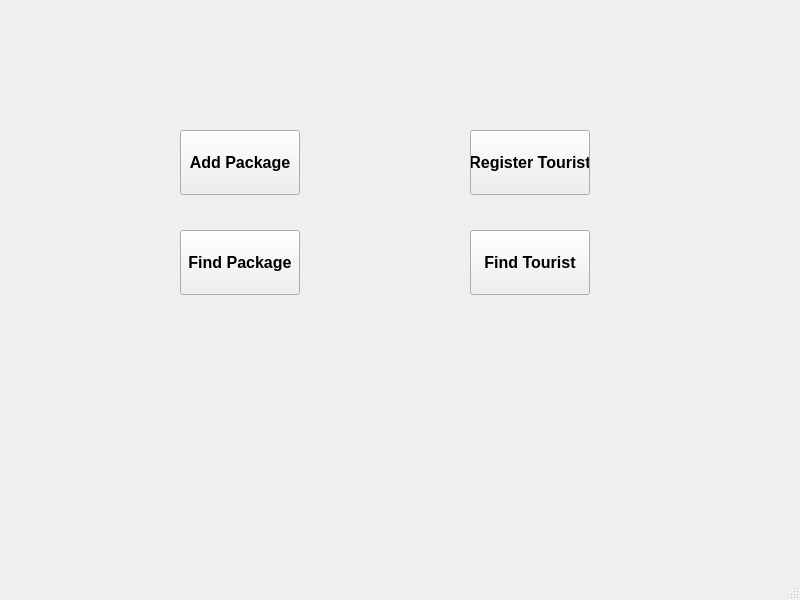
<?xml version="1.0" encoding="UTF-8"?>
<ui version="4.0">
 <class>MainWindow</class>
 <widget class="QMainWindow" name="MainWindow">
  <property name="geometry">
   <rect>
    <x>0</x>
    <y>0</y>
    <width>800</width>
    <height>600</height>
   </rect>
  </property>
  <property name="windowTitle">
   <string>MainWindow</string>
  </property>
  <widget class="QWidget" name="centralwidget">
   <widget class="QPushButton" name="registerTouristButton">
    <property name="geometry">
     <rect>
      <x>470</x>
      <y>130</y>
      <width>120</width>
      <height>65</height>
     </rect>
    </property>
    <property name="maximumSize">
     <size>
      <width>120</width>
      <height>65</height>
     </size>
    </property>
    <property name="font">
     <font>
      <pointsize>12</pointsize>
      <bold>true</bold>
     </font>
    </property>
    <property name="text">
     <string>Register Tourist</string>
    </property>
   </widget>
   <widget class="QPushButton" name="findPackageButton">
    <property name="geometry">
     <rect>
      <x>180</x>
      <y>230</y>
      <width>120</width>
      <height>65</height>
     </rect>
    </property>
    <property name="font">
     <font>
      <pointsize>12</pointsize>
      <bold>true</bold>
     </font>
    </property>
    <property name="text">
     <string>Find Package</string>
    </property>
   </widget>
   <widget class="QPushButton" name="addPackageButton">
    <property name="geometry">
     <rect>
      <x>180</x>
      <y>130</y>
      <width>120</width>
      <height>65</height>
     </rect>
    </property>
    <property name="maximumSize">
     <size>
      <width>120</width>
      <height>65</height>
     </size>
    </property>
    <property name="font">
     <font>
      <pointsize>12</pointsize>
      <bold>true</bold>
     </font>
    </property>
    <property name="text">
     <string>Add Package</string>
    </property>
   </widget>
   <widget class="QPushButton" name="findTouristButton">
    <property name="geometry">
     <rect>
      <x>470</x>
      <y>230</y>
      <width>120</width>
      <height>65</height>
     </rect>
    </property>
    <property name="font">
     <font>
      <pointsize>12</pointsize>
      <bold>true</bold>
     </font>
    </property>
    <property name="text">
     <string>Find Tourist</string>
    </property>
   </widget>
  </widget>
  <widget class="QMenuBar" name="menubar">
   <property name="geometry">
    <rect>
     <x>0</x>
     <y>0</y>
     <width>800</width>
     <height>22</height>
    </rect>
   </property>
  </widget>
  <widget class="QStatusBar" name="statusbar"/>
 </widget>
 <resources/>
 <connections/>
</ui>
